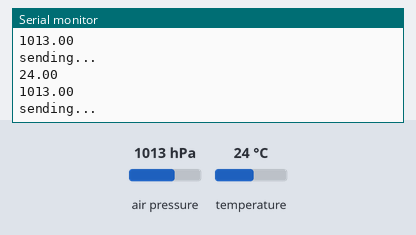
A sketch run on a simulated Arduino Uno, built with avr-gcc and run on an emulated ATmega328P. On the bench: the last lines printed to the serial monitor. The inputs (shaded band) are chosen by the test bench; at power-on: air pressure 1013 hPa, temperature 24 °C. No radio packets arrive unless stated.

Above: at 3.8 s.
3.9 s: air pressure set to 952 hPa
At 7.0 s:
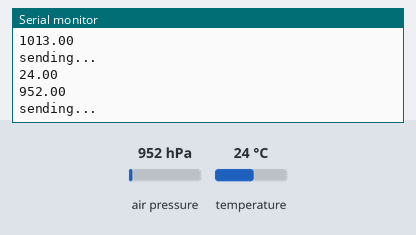
7.8 s: temperature set to 12 °C
At 9.4 s:
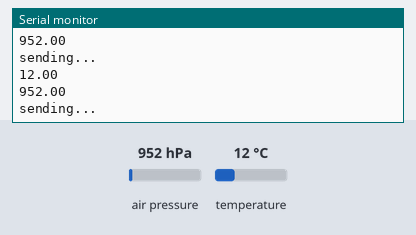
11.7 s: air pressure set to 975 hPa
At 13.1 s:
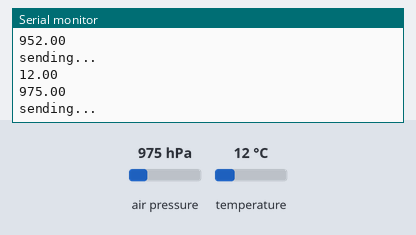
Timing chart, 0 to 14.7 s (numbered marks = the images above; inputs shaded):
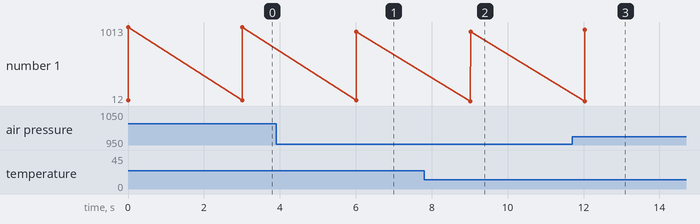

The sketch:

arduino_nrf24l01.ino
```cpp
#include  <SPI.h>
#include "nRF24L01.h"
#include "RF24.h"

char msg[6] = "hello";
RF24 radio(7,8);
const uint64_t pipe = 0xE8E8F0F0E1LL;
//===========================================
#include <Adafruit_Sensor.h>
#include <Adafruit_BMP280.h>

Adafruit_BMP280 bmp; //OBJETO DO TIPO Adafruit_BMP280 (I2C)

struct SensorData {
  float temp;
  float pres;
} Sensor;

void setup(void) {
  Serial.begin(115200);
  if(!bmp.begin(0x76)){ //SE O SENSOR NÃO FOR INICIALIZADO NO ENDEREÇO I2C 0x76, FAZ
    Serial.println(F("Sensor BMP280 não foi identificado! Verifique as conexões."));
    while(1);
  }
  radio.begin();
  radio.setChannel(2);
  //radio.setPayloadSize(7);
  radio.enableDynamicPayloads();
  radio.setDataRate(RF24_250KBPS);
  radio.openWritingPipe(pipe);
}
void loop(void) {
  Sensor.temp = bmp.readTemperature();
  Sensor.pres = bmp.readPressure()*0.01;
  Serial.println(Sensor.temp);
  Serial.println(Sensor.pres);
  Serial.println("sending...");
  //radio.write(msg, 6);
  radio.write(&Sensor, sizeof(Sensor));
  //Serial.println("sending Alt...");
  //radio.write(bmp.readAltitude(1013.25), 10);
  delay(3000);
}
```

Measured:
- after the input at 3.9 s, the serial monitor: prints a new line after 2.1 s (image 1)
- after the input at 7.8 s, the serial monitor: prints a new line after 1.2 s (image 2)
- after the input at 11.7 s, the serial monitor: prints a new line after 0.33 s (image 3)
- plotted number 1: 1013 → 952 after the input at 3.9 s, 952 → 975 after the input at 11.7 s
